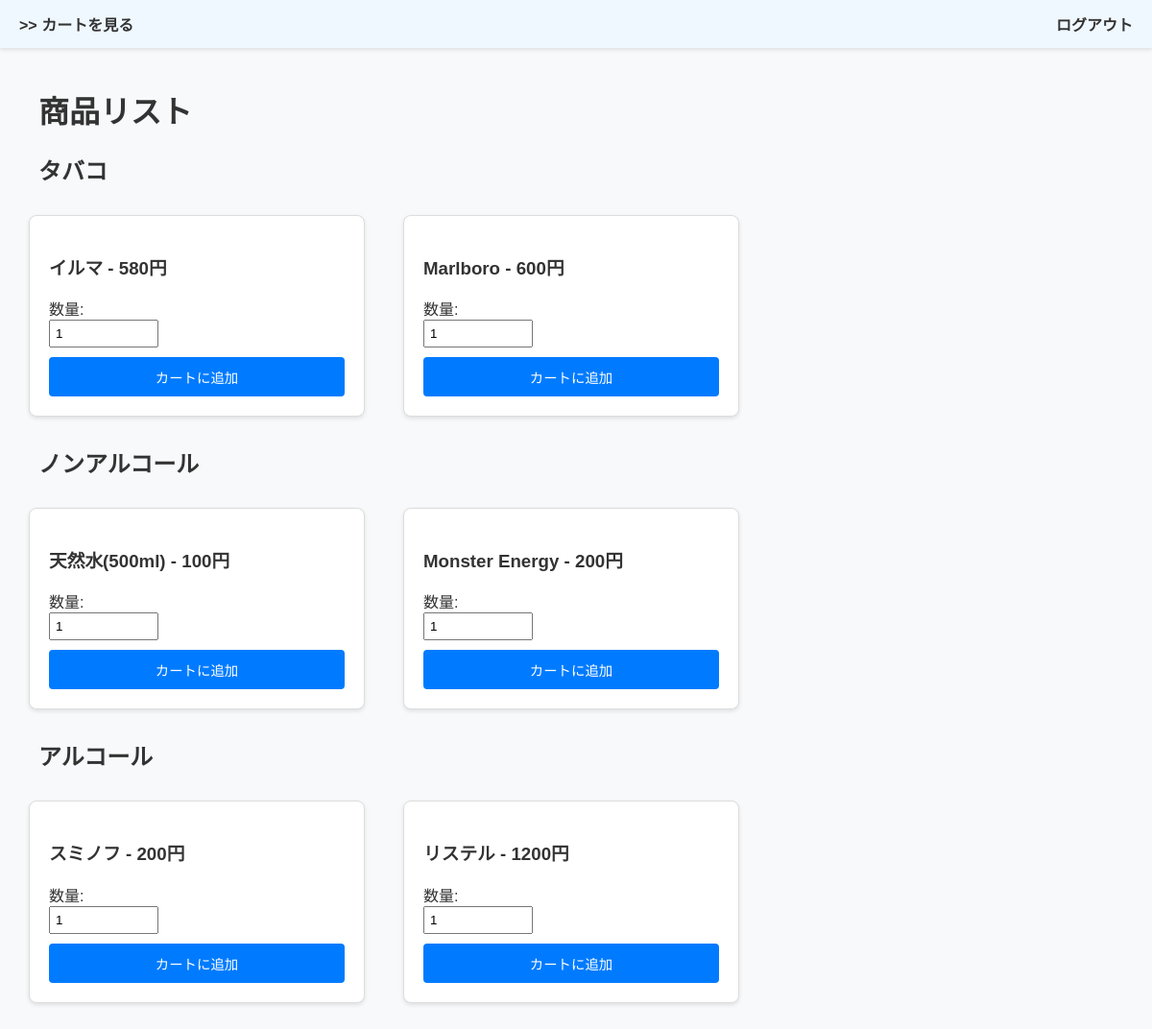
The app's page /products/ (signed in), older data.
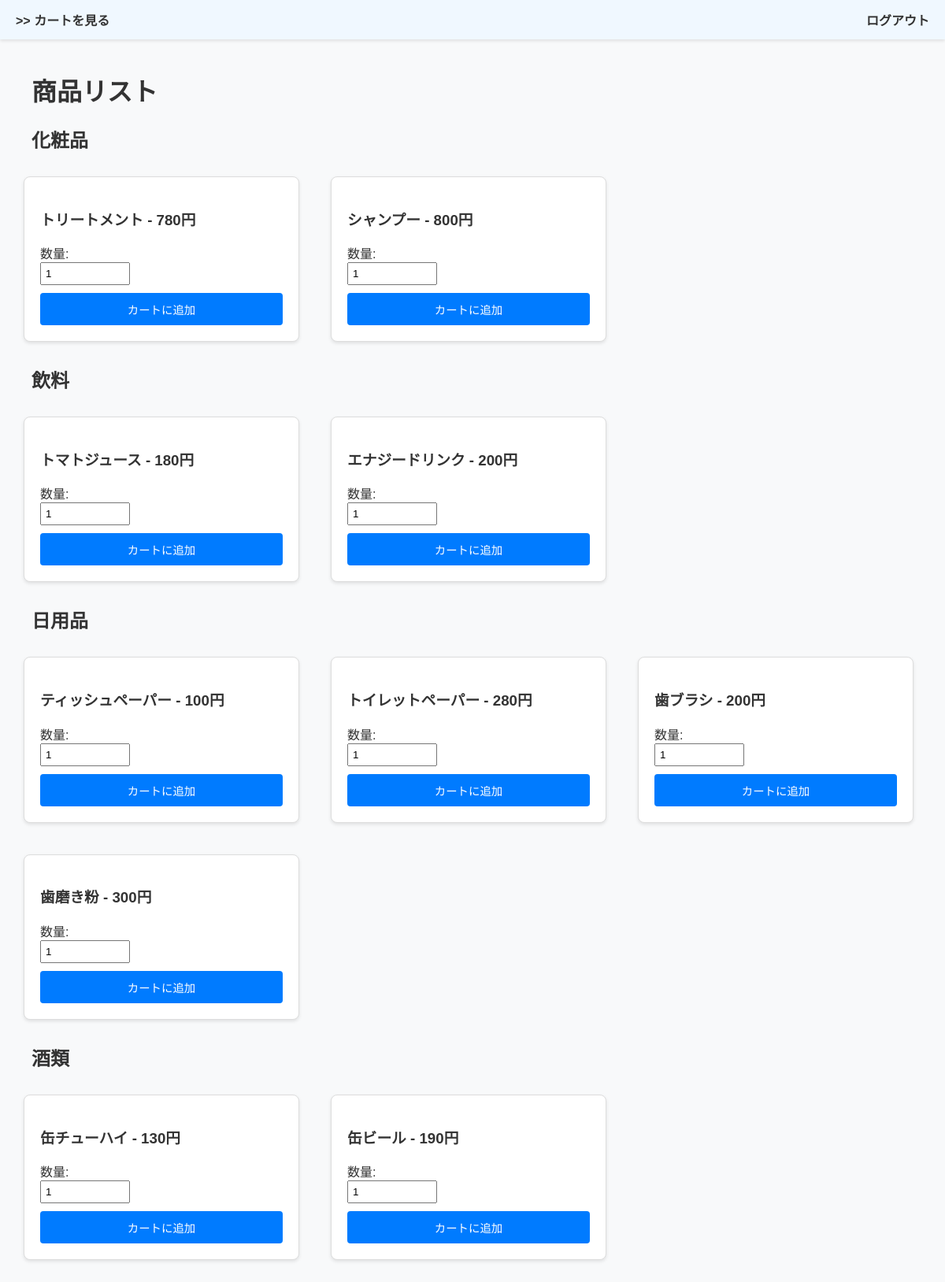
The same page, newer data.
### products/models.py (models this page shows, shortened)
class Category(models.Model):
    name = models.CharField(max_length=255)

class Product(models.Model):
    name = models.CharField(max_length=255)
    price = models.DecimalField(max_digits=10, decimal_places=0)
    category = models.ForeignKey(Category, on_delete=models.CASCADE)

### products/views.py (the view)
# urls.py: path('', views.product_list, name='product_list'),
@login_required
def product_list(request):
    categories = Category.objects.all()
    products_by_category = {}
    for category in categories:
        products_by_category[category] = Product.objects.filter(category=category)
    return render(request, 'products/product_list.html', {'products_by_category': products_by_category})

### templates/products/product_list.html (shortened to what this page needs)
{% extends 'base.html' %}
{% block header %}
<header>
    <a href="{% url 'cart:cart' %}">>> カートを見る</a>
    <div class="logout_btn">
        <a href="{% url 'accounts:logout' %}">ログアウト</a>
    </div>
</header>
{% endblock %}
{% block main %}
<main class="site_main">
    <h1>商品リスト</h1>
    {% for category, products in products_by_category.items %}
    <h2>{{ category.name }}</h2>
    <ul class="product_list">
        {% for product in products %}
        <li>
            <h3>{{ product.name }} - {{ product.price }}円</h3>
            <form method="post" action="{% url 'cart:add_to_cart' product.id %}">
                <label for="quantity_{{ product.id }}">数量: </label>
                <input type="number" id="quantity_{{ product.id }}" name="quantity" value="1" min="1">
                <button type="submit">カートに追加</button>
            </form>
        </li>
        {% endfor %}
    </ul>
    {% endfor %}
</main>
{% endblock %}

### templates/base.html (shortened to what this page needs)
{% load static %}
<!DOCTYPE html>
<html>
    <head>
        <link rel="stylesheet" type="text/css" href="{% static 'css/style.css' %}">
    </head>
    <body>
    {% block header %}{% endblock %}
    {% block main %}{% endblock %}
    </body>
</html>

### static/css/style.css (style rules this page uses)
header { background-color: #f0f8ff; width: 100%; height: 50px; display: flex; position: fixed; align-items: center; padding-left: 20px; box-shadow: 0 2px 4px rgba(0, 0, 0, 0.1); box-sizing: border-box; margin-top: 0; }
header .logout_btn { margin-left: auto; padding-right: 20px; margin-right: 0; }
header a { color: #333; text-decoration: none; font-weight: bold; }
body { background-color: #f8f9fa; margin: 0; padding: 0; font-family: Arial, sans-serif; color: #333; overflow-x: hidden; box-sizing: border-box; }
h1, h2 { color: #333; padding-left: 20px; }
.site_main { padding: 20px; width: 100%; max-width: 1200px; margin: 0 auto; padding-top: 70px; box-sizing: border-box; }
.product_list { display: flex; flex-wrap: wrap; gap: 20px; list-style: none; padding: 0; justify-content: flex-start; box-sizing: border-box; }
.product_list li { background-color: #fff; border: 1px solid #ddd; border-radius: 8px; box-shadow: 0 2px 4px rgba(0, 0, 0, 0.1); flex: 0 0 350px; display: flex; flex-direction: column; padding: 20px; margin: 10px; box-sizing: border-box; }
.product_list li form { margin-top: auto; display: flex; flex-direction: column; }
.product_list li form input[type="number"] { width: 100px; padding: 5px; margin-bottom: 10px; }
.product_list li form button { background-color: #007bff; color: white; border: none; padding: 10px; cursor: pointer; border-radius: 4px; font-size: 0.9rem; width: 100%; }

Row changes from the older to the newer data that the page shows:
changed Category: name "タバコ" → "化粧品"
changed Product id 1: name "イルマ" → "トリートメント"; price "580" → "780"
changed Product: name "Marlboro" → "シャンプー"; price "600" → "800"
changed Category (number 2 of 4 on the later page): name "ノンアルコール" → "飲料"
changed Product: name "天然水(500ml)" → "トマトジュース"; price "100" → "180"
changed Product: name "Monster Energy" → "エナジードリンク"
changed Category: name "アルコール" → "日用品"; loses Product (name "スミノフ", price "200"); loses Product (name "リステル", price "1200")
added Product: name "ティッシュペーパー", price "100", shown under Category "日用品"
added Product: name "トイレットペーパー", price "280", shown under Category "日用品"
added Product: name "歯ブラシ", price "200", shown under Category "日用品"
added Product: name "歯磨き粉", price "300", shown under Category "日用品"
added Category: name "酒類", Product (name "缶チューハイ", price "130"), Product (name "缶ビール", price "190")
